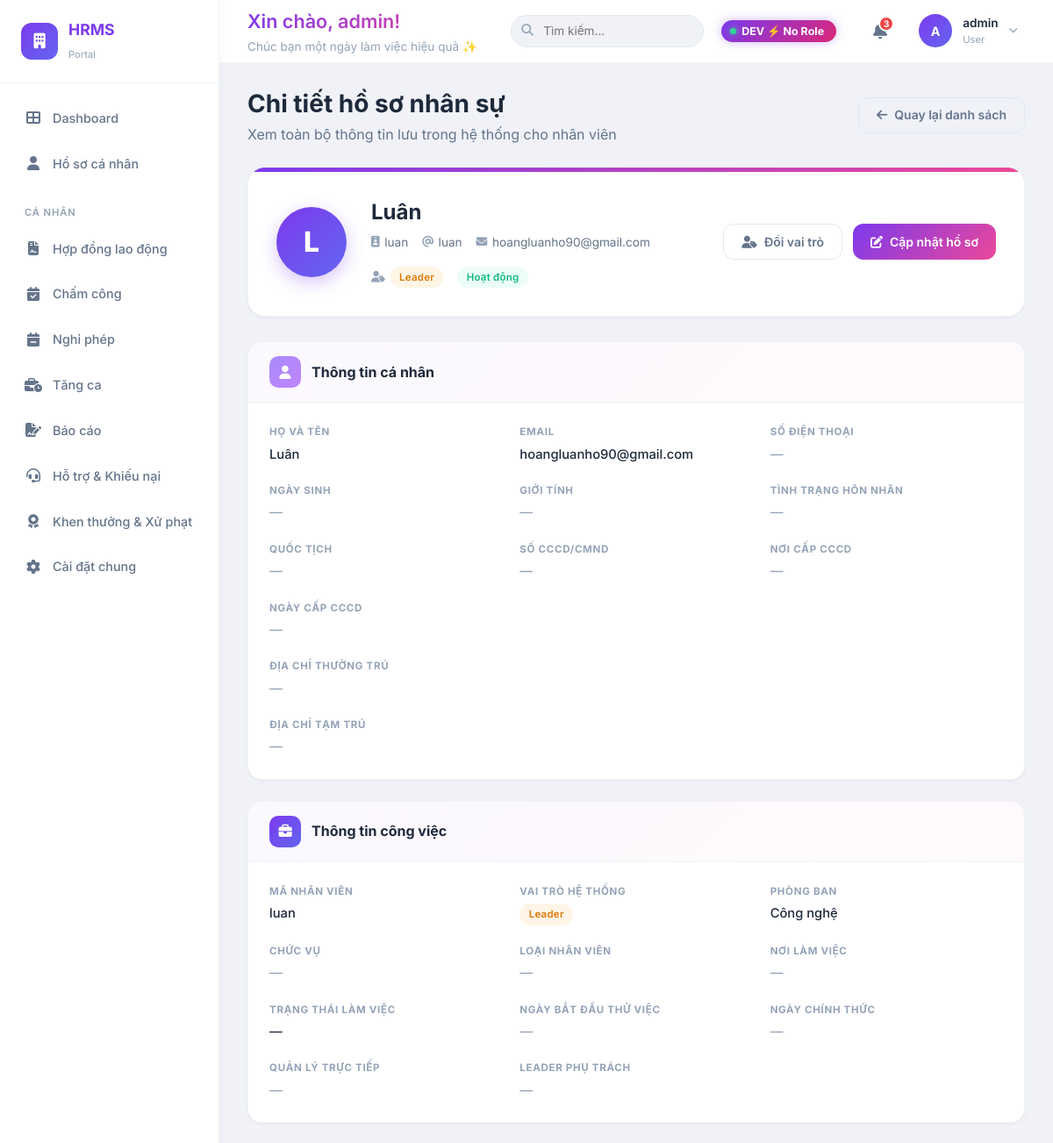
Page /users/2/profile/ (signed in, upper part) on the earlier database version.
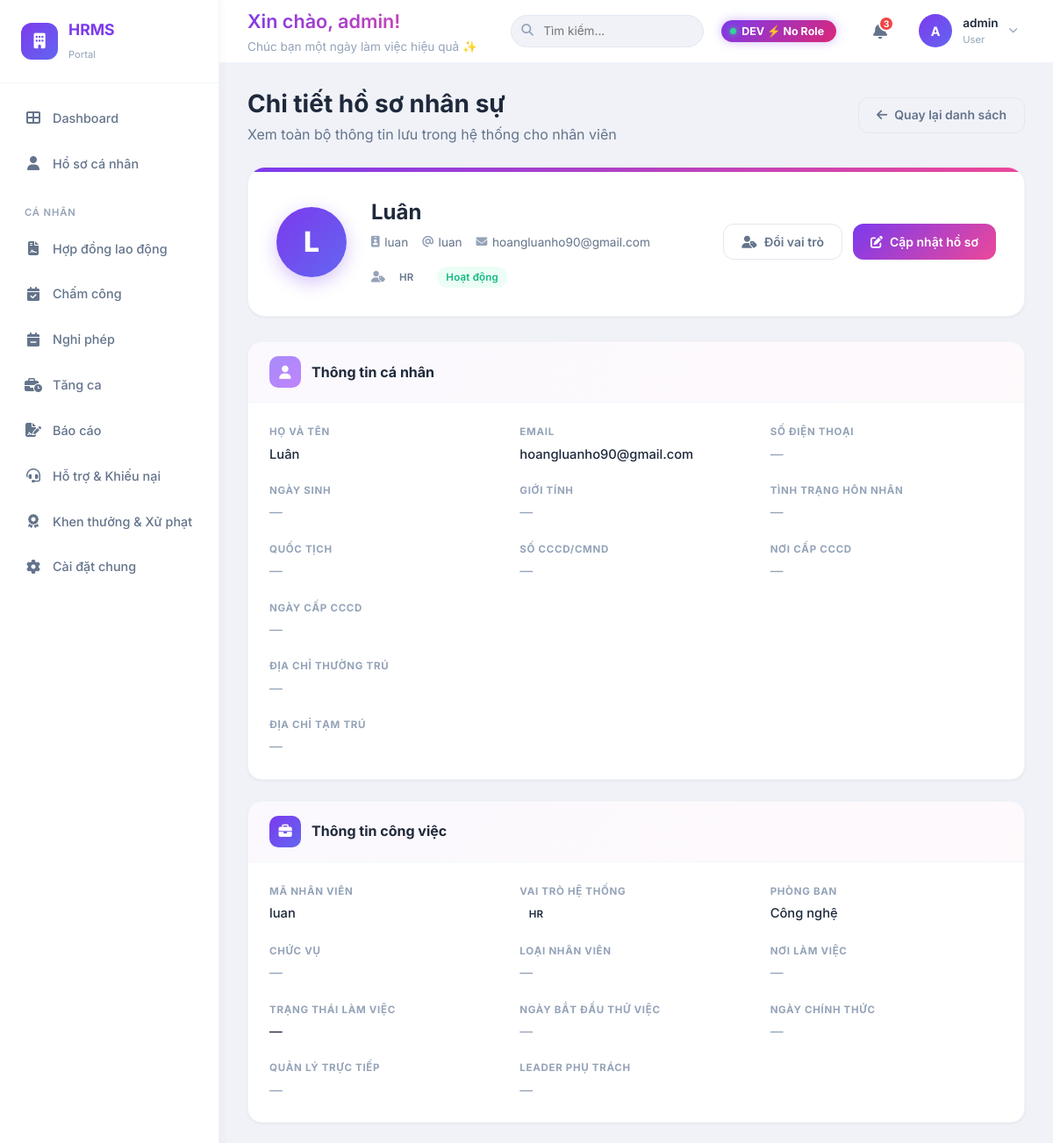
Same page on the later database version.
### accounts/models/account_model.py (models this page shows, shortened)
class UserProfile(models.Model):
    user = models.OneToOneField(
        User,
        on_delete=models.CASCADE,
        related_name="profile",
        help_text="Django user that owns this profile.",
    )
    role = models.ForeignKey(
        Role,
        on_delete=models.SET_NULL,
        null=True,
        blank=True,
        related_name="users",
        help_text="System role used for interface and access control.",
    )
    permissions = models.ManyToManyField(
        CustomPermission,
        blank=True,
        related_name="users",
        help_text="Custom permissions assigned independently from role.",
    )
    full_name = models.CharField(
        max_length=255,
        blank=True,
        null=True,
        default="",
        help_text="Full name from registration.",
    )
    employee_id = models.CharField(
        max_length=50,
        unique=True,
        help_text="Unique employee ID.",
    )
    class Meta:
        ordering = ["user__username"]

### accounts/models/role_model.py (models this page shows, shortened)
class Role(models.Model):
    ADMIN = "admin"
    HR = "hr"
    MANAGER = "manager"
    LEADER = "leader"
    EMPLOYEE = "employee"
    ROLE_CHOICES = [
        (ADMIN, "Admin"),
        (HR, "HR"),
        (MANAGER, "Manager"),
        (LEADER, "Leader"),
        (EMPLOYEE, "Employee"),
    ]
    name = models.CharField(
        max_length=50,
        unique=True,
        choices=ROLE_CHOICES,
        help_text="Tên vai trò (VD: 'admin', 'manager').",
    )
    description = models.TextField(
        blank=True,
        default="",
        help_text="Mô tả vai trò này làm gì.",
    )
    class Meta:
        ordering = ["name"]

### employee_profiles/views/profile_views.py (the view)
# urls.py: path('users/<int:user_id>/profile/', hr_view_profile_view, name='hr_view_profile'),
@login_required
@user_passes_test(can_manage_work_info)
def hr_view_profile_view(request, user_id):
    target_user = get_object_or_404(User, pk=user_id)
    profile = ensure_profile(target_user)
    work_info = ensure_work_info(target_user)
    contract_info = ensure_contract_info(target_user)
    personal_info = ensure_personal_info(target_user)
    emergency_contact = ensure_emergency_contact(target_user)
    education_info = ensure_education_info(target_user)
    documents = EmployeeDocument.objects.filter(user=target_user)
    return render(request, 'employee_profiles/hr_view_profile.html', {
        'target_user': target_user,
        'profile': profile,
        'work_info': work_info,
        'contract_info': contract_info,
        'personal_info': personal_info,
        'emergency_contact': emergency_contact,
        'education_info': education_info,
        'documents': documents,
        'active_page': 'users',
        'can_manage_system_users': is_admin_user(request.user),
        'can_manage_work_info': can_manage_work_info(request.user),
    })

### accounts/services/account/account_info_service.py (called while the page is built)
def ensure_profile(user):
    profile, created = UserProfile.objects.get_or_create(user=user)
    return profile

def ensure_work_info(user):
    from employee_profiles.models import EmployeeWorkInfo
    work_info, created = EmployeeWorkInfo.objects.get_or_create(user=user)
    return work_info

def ensure_contract_info(user):
    from contracts.models import ContractInfo
    contract_info, _ = ContractInfo.objects.get_or_create(user=user)
    return contract_info

def ensure_personal_info(user):
    from employee_profiles.models import PersonalInfo
    personal_info, created = PersonalInfo.objects.get_or_create(user=user)
    return personal_info

def ensure_emergency_contact(user):
    from employee_profiles.models import EmergencyContact
    contact, created = EmergencyContact.objects.get_or_create(user=user)
    return contact

def ensure_education_info(user):
    from employee_profiles.models import EducationAndSkills
    education, created = EducationAndSkills.objects.get_or_create(user=user)
    return education

### accounts/services/permission/access_control_service.py (called while the page is built)
def can_manage_work_info(user):
    return has_admin_business_access(user) or user_has_role(user, Role.HR)

### employee_profiles/templates/employee_profiles/hr_view_profile.html (shortened to what the changed rows need)
{% extends 'accounts/base_dashboard.html' %}
{% load static %}
{% block content %}
<div class="page-header animate-fade">
    <div>
        <h1>Chi tiết hồ sơ nhân sự</h1>
    </div>
</div>
<div class="profile-hero animate-fade">
    <div class="hero-info">
        <div class="hero-name">{{ profile.full_name|default:target_user.username }}</div>
        <div class="hero-meta">
            <span><i class="fa-solid fa-id-badge"></i> {{ profile.employee_id|default:"Chưa có mã NV" }}</span>
            <span><i class="fa-solid fa-at"></i> {{ target_user.username }}</span>
            {% if target_user.email %}
            <span><i class="fa-solid fa-envelope"></i> {{ target_user.email }}</span>
            {% endif %}
            <span>
                <i class="fa-solid fa-user-tag"></i>
                {% if profile.role %}
                    <span class="badge badge-{{ profile.role.name }}">{{ profile.role.get_name_display }}</span>
                {% else %}
                    <span class="badge badge-none">Chưa gán vai trò</span>
                {% endif %}
            </span>
            <span>
                {% if target_user.is_active %}
                    <span class="badge badge-active">Hoạt động</span>
                {% else %}
                    <span class="badge badge-inactive">Đã khóa</span>
                {% endif %}
            </span>
        </div>
    </div>
</div>
<div class="profile-sections animate-fade">
    <div class="profile-card">
        <div class="profile-card-body">
            <div class="pv-info-grid">
                <div class="pv-info-item">
                    <div class="pv-info-label">Họ và tên</div>
                    <div class="pv-info-value {% if not profile.full_name %}empty{% endif %}">
                        {{ profile.full_name|default:"—" }}
                    </div>
                </div>
            </div>
        </div>
    </div>
    <div class="profile-card">
        <div class="profile-card-body">
            <div class="pv-info-grid">
                <div class="pv-info-item">
                    <div class="pv-info-label">Mã nhân viên</div>
                    <div class="pv-info-value {% if not profile.employee_id %}empty{% endif %}">
                        {{ profile.employee_id|default:"—" }}
                    </div>
                </div>
                <div class="pv-info-item">
                    <div class="pv-info-value">
                        {% if profile.role %}
                            <span class="badge badge-{{ profile.role.name }}">{{ profile.role.get_name_display }}</span>
                        {% else %}
                            <span class="pv-info-value empty">Chưa gán</span>
                        {% endif %}
                    </div>
                </div>
            </div>
        </div>
    </div>
</div>
{% endblock %}

Differences in the rows shown:
changed UserProfile "Luân": role_id 5 → 2 (drawn); role.name "Leader" → "HR"
